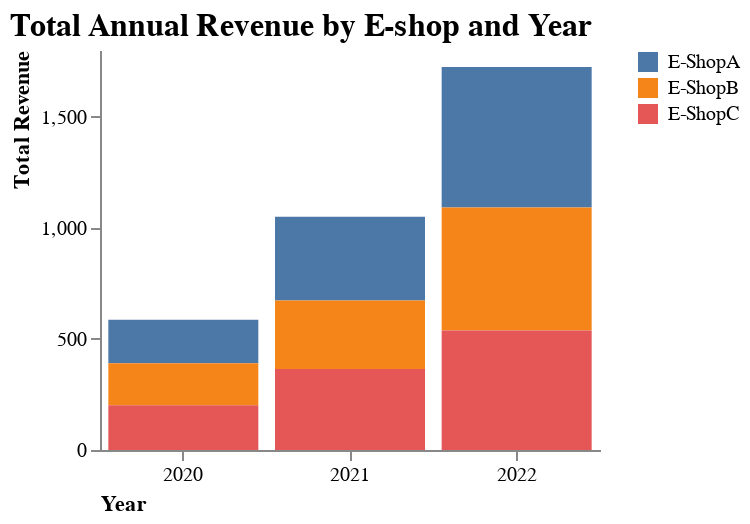

Here is the notebook cell this chart was saved with:
### Markdown cell above
## Task 3 

E-Shop Performance Over Time 

- Show the annual revenue per E-Shop by year
- Use the names `year` and `total_revenue`

### Code cell
chart = alt.Chart(df).mark_bar().encode(
    x=alt.X('year(date):O').axis(
                            title='Year', 
                            titleAnchor="start",
                            labelAngle=0,
                            grid=False
                            ),
    y=alt.Y('sum(annual_revenue):Q').axis(
                            title='Total Revenue', 
                            titleAnchor="end",
                            grid=False
                            ),
    color=alt.Color('eshop_name:N', title=None),
).properties(
    title='Total Annual Revenue by E-shop and Year',
    width= 250,
    height=200
).configure_title( 
    fontSize=16,
    font='Arial',
    anchor='start'
).configure_view(
    strokeWidth=0
)

chart

### Figure 1 — Vega-Lite specification as saved in the notebook (floating-point values rounded to 4 significant figures)
{"config": {"view": {"continuousWidth": 300, "continuousHeight": 300, "strokeWidth": 0}, "title": {"anchor": "start", "font": "Arial", "fontSize": 16}}, "data": {"name": "data-3a26c000e4862bfeb4ac3c81f7273b97"}, "mark": {"type": "bar"}, "encoding": {"color": {"field": "eshop_name", "title": null, "type": "nominal"}, "x": {"axis": {"title": "Year", "titleAnchor": "start", "labelAngle": 0, "grid": false}, "field": "date", "timeUnit": "year", "type": "ordinal"}, "y": {"aggregate": "sum", "axis": {"title": "Total Revenue", "titleAnchor": "end", "grid": false}, "field": "annual_revenue", "type": "quantitative"}}, "height": 200, "title": "Total Annual Revenue by E-shop and Year", "width": 250, "$schema": "https://vega.github.io/schema/vega-lite/v5.8.0.json", "datasets": {"data-3a26c000e4862bfeb4ac3c81f7273b97": [{"eshop_name": "E-ShopA", "date": "2020-01-31T00:00:00", "annual_revenue": 13.35, "time_on_site": 1.09, "average_rating": 4.17, "social_media_followers": 173.8, "average_response_time": 2.35}, {"eshop_name": "E-ShopA", "date": "2020-02-29T00:00:00", "annual_revenue": 10.74, "time_on_site": 0.56, "average_rating": 4.79, "social_media_followers": 52.69, "average_response_time": 2.58}, {"eshop_name": "E-ShopA", "date": "2020-03-31T00:00:00", "annual_revenue": 11.91, "time_on_site": 0.57, "average_rating": 2.92, "social_media_followers": 141.8, "average_response_time": 1.54}, {"eshop_name": "E-ShopA", "date": "2020-04-30T00:00:00", "annual_revenue": 16.38, "time_on_site": 2.44, "average_rating": 3.68, "social_media_followers": 190.6, "average_response_time": 1.92}, {"eshop_name": "E-ShopA", "date": "2020-05-31T00:00:00", "annual_revenue": 6.52, "time_on_site": 2.07, "average_rating": 2.67, "social_media_followers": 129.5, "average_response_time": 1.49}, {"eshop_name": "E-ShopA", "date": "2020-06-30T00:00:00", "annual_revenue": 15.8, "time_on_site": 3.79, "average_rating": 4.9, "social_media_followers": 209.1, "average_response_time": 2.51}, {"eshop_name": "E-ShopA", "date": "2020-07-31T00:00:00", "annual_revenue": 20.97, "time_on_site": 2.29, "average_rating": 4.54, "social_media_followers": 313.7, "average_response_time": 2.2}, {"eshop_name": "E-ShopA", "date": "2020-08-31T00:00:00", "annual_revenue": 9.4, "time_on_site": 1.67, "average_rating": 2.02, "social_media_followers": 139.7, "average_response_time": 0.93}, {"eshop_name": "E-ShopA", "date": "2020-09-30T00:00:00", "annual_revenue": 10.09, "time_on_site": 1.67, "average_rating": 1.99, "social_media_followers": 167.7, "average_response_time": 0.85}, {"eshop_name": "E-ShopA", "date": "2020-10-31T00:00:00", "annual_revenue": 25.98, "time_on_site": 5.17, "average_rating": 5.41, "social_media_followers": 487.3, "average_response_time": 2.48}, {"eshop_name": "E-ShopA", "date": "2020-11-30T00:00:00", "annual_revenue": 18.07, "time_on_site": 3.33, "average_rating": 2.81, "social_media_followers": 328.2, "average_response_time": 1.28}, {"eshop_name": "E-ShopA", "date": "2020-12-31T00:00:00", "annual_revenue": 36.81, "time_on_site": 5.99, "average_rating": 5.58, "social_media_followers": 548.2, "average_response_time": 2.75}, {"eshop_name": "E-ShopA", "date": "2021-01-31T00:00:00", "annual_revenue": 33.28, "time_on_site": 6.63, "average_rating": 5.18, "social_media_followers": 497.5, "average_response_time": 2.32}, {"eshop_name": "E-ShopA", "date": "2021-02-28T00:00:00", "annual_revenue": 14.35, "time_on_site": 2.24, "average_rating": 1.99, "social_media_followers": 225.2, "average_response_time": 0.88}, {"eshop_name": "E-ShopA", "date": "2021-03-31T00:00:00", "annual_revenue": 32.38, "time_on_site": 5.78, "average_rating": 4.55, "social_media_followers": 556.5, "average_response_time": 1.83}, {"eshop_name": "E-ShopA", "date": "2021-04-30T00:00:00", "annual_revenue": 34.06, "time_on_site": 7.61, "average_rating": 5.45, "social_media_followers": 767.8, "average_response_time": 2.01}, {"eshop_name": "E-ShopA", "date": "2021-05-31T00:00:00", "annual_revenue": 37.03, "time_on_site": 4.61, "average_rating": 5.05, "social_media_followers": 697.1, "average_response_time": 1.82}, {"eshop_name": "E-ShopA", "date": "2021-06-30T00:00:00", "annual_revenue": 22.18, "time_on_site": 4.22, "average_rating": 3.37, "social_media_followers": 463.6, "average_response_time": 1.2}, {"eshop_name": "E-ShopA", "date": "2021-07-31T00:00:00", "annual_revenue": 36.24, "time_on_site": 5.63, "average_rating": 4.45, "social_media_followers": 694.1, "average_response_time": 1.85}, {"eshop_name": "E-ShopA", "date": "2021-08-31T00:00:00", "annual_revenue": 20.09, "time_on_site": 3.34, "average_rating": 2.57, "social_media_followers": 336.8, "average_response_time": 0.88}, {"eshop_name": "E-ShopA", "date": "2021-09-30T00:00:00", "annual_revenue": 28.98, "time_on_site": 5.27, "average_rating": 3.62, "social_media_followers": 522.5, "average_response_time": 1.36}, {"eshop_name": "E-ShopA", "date": "2021-10-31T00:00:00", "annual_revenue": 41.89, "time_on_site": 10.34, "average_rating": 5.36, "social_media_followers": 778.1, "average_response_time": 1.72}, {"eshop_name": "E-ShopA", "date": "2021-11-30T00:00:00", "annual_revenue": 57.76, "time_on_site": 8.62, "average_rating": 5.89, "social_media_followers": 961.7, "average_response_time": 2.18}, {"eshop_name": "E-ShopA", "date": "2021-12-31T00:00:00", "annual_revenue": 18.83, "time_on_site": 4.14, "average_rating": 2.11, "social_media_followers": 327.2, "average_response_time": 0.73}, {"eshop_name": "E-ShopA", "date": "2022-01-31T00:00:00", "annual_revenue": 53.2, "time_on_site": 8.08, "average_rating": 5.97, "social_media_followers": 1102.0, "average_response_time": 1.91}, {"eshop_name": "E-ShopA", "date": "2022-02-28T00:00:00", "annual_revenue": 45.74, "time_on_site": 8.64, "average_rating": 5.02, "social_media_followers": 892.1, "average_response_time": 1.56}, {"eshop_name": "E-ShopA", "date": "2022-03-31T00:00:00", "annual_revenue": 48.44, "time_on_site": 9.21, "average_rating": 5.02, "social_media_followers": 815.0, "average_response_time": 1.4}, {"eshop_name": "E-ShopA", "date": "2022-04-30T00:00:00", "annual_revenue": 48.98, "time_on_site": 9.96, "average_rating": 4.88, "social_media_followers": 868.0, "average_response_time": 1.49}, {"eshop_name": "E-ShopA", "date": "2022-05-31T00:00:00", "annual_revenue": 45.62, "time_on_site": 9.4, "average_rating": 4.5, "social_media_followers": 881.6, "average_response_time": 1.22}, {"eshop_name": "E-ShopA", "date": "2022-06-30T00:00:00", "annual_revenue": 66.27, "time_on_site": 13.79, "average_rating": 6.65, "social_media_followers": 1324.0, "average_response_time": 1.56}, {"eshop_name": "E-ShopA", "date": "2022-07-31T00:00:00", "annual_revenue": 63.04, "time_on_site": 10.41, "average_rating": 5.37, "social_media_followers": 1207.0, "average_response_time": 1.26}, {"eshop_name": "E-ShopA", "date": "2022-08-31T00:00:00", "annual_revenue": 31.29, "time_on_site": 6.02, "average_rating": 3.16, "social_media_followers": 738.2, "average_response_time": 0.8}, {"eshop_name": "E-ShopA", "date": "2022-09-30T00:00:00", "annual_revenue": 66.11, "time_on_site": 14.81, "average_rating": 6.34, "social_media_followers": 1385.0, "average_response_time": 1.83}, {"eshop_name": "E-ShopA", "date": "2022-10-31T00:00:00", "annual_revenue": 27.25, "time_on_site": 5.59, "average_rating": 2.66, "social_media_followers": 541.1, "average_response_time": 0.65}, {"eshop_name": "E-ShopA", "date": "2022-11-30T00:00:00", "annual_revenue": 61.7, "time_on_site": 10.31, "average_rating": 5.32, "social_media_followers": 1056.0, "average_response_time": 1.24}, {"eshop_name": "E-ShopA", "date": "2022-12-31T00:00:00", "annual_revenue": 74.67, "time_on_site": 12.41, "average_rating": 6.25, "social_media_followers": 1417.0, "average_response_time": 1.44}, {"eshop_name": "E-ShopB", "date": "2020-01-31T00:00:00", "annual_revenue": 7.29, "time_on_site": 0.59, "average_rating": 2.28, "social_media_followers": 94.92, "average_response_time": 1.28}, {"eshop_name": "E-ShopB", "date": "2020-02-29T00:00:00", "annual_revenue": 10.38, "time_on_site": 0.54, "average_rating": 4.63, "social_media_followers": 50.92, "average_response_time": 2.5}, {"eshop_name": "E-ShopB", "date": "2020-03-31T00:00:00", "annual_revenue": 9.49, "time_on_site": 0.45, "average_rating": 2.33, "social_media_followers": 113.0, "average_response_time": 1.23}, {"eshop_name": "E-ShopB", "date": "2020-04-30T00:00:00", "annual_revenue": 10.21, "time_on_site": 1.52, "average_rating": 2.3, "social_media_followers": 118.8, "average_response_time": 1.19}, {"eshop_name": "E-ShopB", "date": "2020-05-31T00:00:00", "annual_revenue": 10.48, "time_on_site": 3.33, "average_rating": 4.29, "social_media_followers": 208.1, "average_response_time": 2.39}, {"eshop_name": "E-ShopB", "date": "2020-06-30T00:00:00", "annual_revenue": 12.52, "time_on_site": 3.0, "average_rating": 3.88, "social_media_followers": 165.6, "average_response_time": 1.99}, {"eshop_name": "E-ShopB", "date": "2020-07-31T00:00:00", "annual_revenue": 20.23, "time_on_site": 2.21, "average_rating": 4.38, "social_media_followers": 302.7, "average_response_time": 2.13}, {"eshop_name": "E-ShopB", "date": "2020-08-31T00:00:00", "annual_revenue": 20.03, "time_on_site": 3.56, "average_rating": 4.31, "social_media_followers": 297.9, "average_response_time": 1.99}, {"eshop_name": "E-ShopB", "date": "2020-09-30T00:00:00", "annual_revenue": 20.65, "time_on_site": 3.43, "average_rating": 4.08, "social_media_followers": 343.2, "average_response_time": 1.73}, {"eshop_name": "E-ShopB", "date": "2020-10-31T00:00:00", "annual_revenue": 23.25, "time_on_site": 4.63, "average_rating": 4.84, "social_media_followers": 435.9, "average_response_time": 2.22}, {"eshop_name": "E-ShopB", "date": "2020-11-30T00:00:00", "annual_revenue": 19.02, "time_on_site": 3.51, "average_rating": 2.96, "social_media_followers": 345.4, "average_response_time": 1.35}, {"eshop_name": "E-ShopB", "date": "2020-12-31T00:00:00", "annual_revenue": 25.65, "time_on_site": 4.17, "average_rating": 3.89, "social_media_followers": 382.1, "average_response_time": 1.92}, {"eshop_name": "E-ShopB", "date": "2021-01-31T00:00:00", "annual_revenue": 31.11, "time_on_site": 6.19, "average_rating": 4.85, "social_media_followers": 465.1, "average_response_time": 2.17}, {"eshop_name": "E-ShopB", "date": "2021-02-28T00:00:00", "annual_revenue": 29.82, "time_on_site": 4.66, "average_rating": 4.14, "social_media_followers": 468.1, "average_response_time": 1.82}, {"eshop_name": "E-ShopB", "date": "2021-03-31T00:00:00", "annual_revenue": 19.91, "time_on_site": 3.55, "average_rating": 2.8, "social_media_followers": 342.2, "average_response_time": 1.13}, {"eshop_name": "E-ShopB", "date": "2021-04-30T00:00:00", "annual_revenue": 34.53, "time_on_site": 7.72, "average_rating": 5.53, "social_media_followers": 778.4, "average_response_time": 2.04}, {"eshop_name": "E-ShopB", "date": "2021-05-31T00:00:00", "annual_revenue": 19.22, "time_on_site": 2.39, "average_rating": 2.62, "social_media_followers": 361.8, "average_response_time": 0.95}, {"eshop_name": "E-ShopB", "date": "2021-06-30T00:00:00", "annual_revenue": 18.94, "time_on_site": 3.6, "average_rating": 2.87, "social_media_followers": 395.9, "average_response_time": 1.03}, {"eshop_name": "E-ShopB", "date": "2021-07-31T00:00:00", "annual_revenue": 28.1, "time_on_site": 4.37, "average_rating": 3.45, "social_media_followers": 538.1, "average_response_time": 1.44}, {"eshop_name": "E-ShopB", "date": "2021-08-31T00:00:00", "annual_revenue": 27.93, "time_on_site": 4.65, "average_rating": 3.57, "social_media_followers": 468.3, "average_response_time": 1.22}, {"eshop_name": "E-ShopB", "date": "2021-09-30T00:00:00", "annual_revenue": 17.15, "time_on_site": 3.12, "average_rating": 2.14, "social_media_followers": 309.2, "average_response_time": 0.8}, {"eshop_name": "E-ShopB", "date": "2021-10-31T00:00:00", "annual_revenue": 38.4, "time_on_site": 9.48, "average_rating": 4.92, "social_media_followers": 713.2, "average_response_time": 1.57}, {"eshop_name": "E-ShopB", "date": "2021-11-30T00:00:00", "annual_revenue": 20.59, "time_on_site": 3.07, "average_rating": 2.1, "social_media_followers": 342.9, "average_response_time": 0.78}, {"eshop_name": "E-ShopB", "date": "2021-12-31T00:00:00", "annual_revenue": 23.07, "time_on_site": 5.08, "average_rating": 2.58, "social_media_followers": 401.1, "average_response_time": 0.89}, {"eshop_name": "E-ShopB", "date": "2022-01-31T00:00:00", "annual_revenue": 27.05, "time_on_site": 4.11, "average_rating": 3.03, "social_media_followers": 560.5, "average_response_time": 0.97}, {"eshop_name": "E-ShopB", "date": "2022-02-28T00:00:00", "annual_revenue": 34.88, "time_on_site": 6.59, "average_rating": 3.83, "social_media_followers": 680.3, "average_response_time": 1.19}, {"eshop_name": "E-ShopB", "date": "2022-03-31T00:00:00", "annual_revenue": 30.02, "time_on_site": 5.71, "average_rating": 3.11, "social_media_followers": 505.2, "average_response_time": 0.87}, {"eshop_name": "E-ShopB", "date": "2022-04-30T00:00:00", "annual_revenue": 49.08, "time_on_site": 9.98, "average_rating": 4.89, "social_media_followers": 870.0, "average_response_time": 1.49}, {"eshop_name": "E-ShopB", "date": "2022-05-31T00:00:00", "annual_revenue": 25.02, "time_on_site": 5.16, "average_rating": 2.47, "social_media_followers": 483.6, "average_response_time": 0.67}, {"eshop_name": "E-ShopB", "date": "2022-06-30T00:00:00", "annual_revenue": 58.14, "time_on_site": 12.1, "average_rating": 5.83, "social_media_followers": 1161.0, "average_response_time": 1.37}, {"eshop_name": "E-ShopB", "date": "2022-07-31T00:00:00", "annual_revenue": 47.16, "time_on_site": 7.78, "average_rating": 4.02, "social_media_followers": 903.2, "average_response_time": 0.94}, {"eshop_name": "E-ShopB", "date": "2022-08-31T00:00:00", "annual_revenue": 59.03, "time_on_site": 11.36, "average_rating": 5.95, "social_media_followers": 1392.0, "average_response_time": 1.51}, {"eshop_name": "E-ShopB", "date": "2022-09-30T00:00:00", "annual_revenue": 57.93, "time_on_site": 12.98, "average_rating": 5.56, "social_media_followers": 1214.0, "average_response_time": 1.6}, {"eshop_name": "E-ShopB", "date": "2022-10-31T00:00:00", "annual_revenue": 31.13, "time_on_site": 6.39, "average_rating": 3.04, "social_media_followers": 618.3, "average_response_time": 0.74}, {"eshop_name": "E-ShopB", "date": "2022-11-30T00:00:00", "annual_revenue": 70.84, "time_on_site": 11.83, "average_rating": 6.11, "social_media_followers": 1212.0, "average_response_time": 1.42}, {"eshop_name": "E-ShopB", "date": "2022-12-31T00:00:00", "annual_revenue": 63.77, "time_on_site": 10.59, "average_rating": 5.33, "social_media_followers": 1210.0, "average_response_time": 1.23}, {"eshop_name": "E-ShopC", "date": "2020-01-31T00:00:00", "annual_revenue": 7.8, "time_on_site": 0.64, "average_rating": 2.44, "social_media_followers": 101.5, "average_response_time": 1.37}, {"eshop_name": "E-ShopC", "date": "2020-02-29T00:00:00", "annual_revenue": 10.17, "time_on_site": 0.53, "average_rating": 4.54, "social_media_followers": 49.89, "average_response_time": 2.45}, {"eshop_name": "E-ShopC", "date": "2020-03-31T00:00:00", "annual_revenue": 21.13, "time_on_site": 1.0, "average_rating": 5.19, "social_media_followers": 251.6, "average_response_time": 2.73}, {"eshop_name": "E-ShopC", "date": "2020-04-30T00:00:00", "annual_revenue": 21.77, "time_on_site": 3.24, "average_rating": 4.9, "social_media_followers": 253.3, "average_response_time": 2.55}, {"eshop_name": "E-ShopC", "date": "2020-05-31T00:00:00", "annual_revenue": 8.46, "time_on_site": 2.69, "average_rating": 3.47, "social_media_followers": 168.0, "average_response_time": 1.93}, {"eshop_name": "E-ShopC", "date": "2020-06-30T00:00:00", "annual_revenue": 17.21, "time_on_site": 4.12, "average_rating": 5.33, "social_media_followers": 227.8, "average_response_time": 2.73}, {"eshop_name": "E-ShopC", "date": "2020-07-31T00:00:00", "annual_revenue": 24.99, "time_on_site": 2.73, "average_rating": 5.41, "social_media_followers": 373.9, "average_response_time": 2.63}, {"eshop_name": "E-ShopC", "date": "2020-08-31T00:00:00", "annual_revenue": 25.1, "time_on_site": 4.46, "average_rating": 5.4, "social_media_followers": 373.2, "average_response_time": 2.5}, {"eshop_name": "E-ShopC", "date": "2020-09-30T00:00:00", "annual_revenue": 20.67, "time_on_site": 3.43, "average_rating": 4.09, "social_media_followers": 343.6, "average_response_time": 1.74}, {"eshop_name": "E-ShopC", "date": "2020-10-31T00:00:00", "annual_revenue": 15.02, "time_on_site": 2.99, "average_rating": 3.13, "social_media_followers": 281.7, "average_response_time": 1.44}, {"eshop_name": "E-ShopC", "date": "2020-11-30T00:00:00", "annual_revenue": 12.32, "time_on_site": 2.27, "average_rating": 1.92, "social_media_followers": 223.8, "average_response_time": 0.87}, {"eshop_name": "E-ShopC", "date": "2020-12-31T00:00:00", "annual_revenue": 16.27, "time_on_site": 2.65, "average_rating": 2.47, "social_media_followers": 242.3, "average_response_time": 1.22}, {"eshop_name": "E-ShopC", "date": "2021-01-31T00:00:00", "annual_revenue": 24.35, "time_on_site": 4.85, "average_rating": 3.79, "social_media_followers": 364.0, "average_response_time": 1.7}, {"eshop_name": "E-ShopC", "date": "2021-02-28T00:00:00", "annual_revenue": 14.82, "time_on_site": 2.31, "average_rating": 2.06, "social_media_followers": 232.5, "average_response_time": 0.91}, {"eshop_name": "E-ShopC", "date": "2021-03-31T00:00:00", "annual_revenue": 18.86, "time_on_site": 3.37, "average_rating": 2.65, "social_media_followers": 324.2, "average_response_time": 1.07}, {"eshop_name": "E-ShopC", "date": "2021-04-30T00:00:00", "annual_revenue": 28.54, "time_on_site": 6.38, "average_rating": 4.57, "social_media_followers": 643.3, "average_response_time": 1.69}, {"eshop_name": "E-ShopC", "date": "2021-05-31T00:00:00", "annual_revenue": 27.21, "time_on_site": 3.39, "average_rating": 3.71, "social_media_followers": 512.2, "average_response_time": 1.34}, {"eshop_name": "E-ShopC", "date": "2021-06-30T00:00:00", "annual_revenue": 27.9, "time_on_site": 5.31, "average_rating": 4.24, "social_media_followers": 583.3, "average_response_time": 1.52}, {"eshop_name": "E-ShopC", "date": "2021-07-31T00:00:00", "annual_revenue": 23.72, "time_on_site": 3.69, "average_rating": 2.91, "social_media_followers": 454.3, "average_response_time": 1.21}, {"eshop_name": "E-ShopC", "date": "2021-08-31T00:00:00", "annual_revenue": 16.58, "time_on_site": 2.76, "average_rating": 2.12, "social_media_followers": 278.0, "average_response_time": 0.72}, {"eshop_name": "E-ShopC", "date": "2021-09-30T00:00:00", "annual_revenue": 47.0, "time_on_site": 8.54, "average_rating": 5.86, "social_media_followers": 847.2, "average_response_time": 2.2}, {"eshop_name": "E-ShopC", "date": "2021-10-31T00:00:00", "annual_revenue": 44.3, "time_on_site": 10.94, "average_rating": 5.67, "social_media_followers": 822.9, "average_response_time": 1.82}, {"eshop_name": "E-ShopC", "date": "2021-11-30T00:00:00", "annual_revenue": 49.79, "time_on_site": 7.43, "average_rating": 5.08, "social_media_followers": 829.0, "average_response_time": 1.88}, {"eshop_name": "E-ShopC", "date": "2021-12-31T00:00:00", "annual_revenue": 40.87, "time_on_site": 8.99, "average_rating": 4.58, "social_media_followers": 710.4, "average_response_time": 1.58}, {"eshop_name": "E-ShopC", "date": "2022-01-31T00:00:00", "annual_revenue": 53.32, "time_on_site": 8.1, "average_rating": 5.98, "social_media_followers": 1105.0, "average_response_time": 1.92}, {"eshop_name": "E-ShopC", "date": "2022-02-28T00:00:00", "annual_revenue": 29.99, "time_on_site": 5.67, "average_rating": 3.29, "social_media_followers": 584.8, "average_response_time": 1.02}, {"eshop_name": "E-ShopC", "date": "2022-03-31T00:00:00", "annual_revenue": 21.0, "time_on_site": 3.99, "average_rating": 2.18, "social_media_followers": 353.3, "average_response_time": 0.61}, {"eshop_name": "E-ShopC", "date": "2022-04-30T00:00:00", "annual_revenue": 56.89, "time_on_site": 11.57, "average_rating": 5.67, "social_media_followers": 1008.0, "average_response_time": 1.73}, {"eshop_name": "E-ShopC", "date": "2022-05-31T00:00:00", "annual_revenue": 44.04, "time_on_site": 9.08, "average_rating": 4.34, "social_media_followers": 851.2, "average_response_time": 1.18}, {"eshop_name": "E-ShopC", "date": "2022-06-30T00:00:00", "annual_revenue": 53.14, "time_on_site": 11.06, "average_rating": 5.33, "social_media_followers": 1061.0, "average_response_time": 1.25}, {"eshop_name": "E-ShopC", "date": "2022-07-31T00:00:00", "annual_revenue": 32.56, "time_on_site": 5.37, "average_rating": 2.78, "social_media_followers": 623.7, "average_response_time": 0.65}, {"eshop_name": "E-ShopC", "date": "2022-08-31T00:00:00", "annual_revenue": 64.83, "time_on_site": 12.48, "average_rating": 6.54, "social_media_followers": 1529.0, "average_response_time": 1.66}, {"eshop_name": "E-ShopC", "date": "2022-09-30T00:00:00", "annual_revenue": 31.7, "time_on_site": 7.1, "average_rating": 3.04, "social_media_followers": 664.3, "average_response_time": 0.88}, {"eshop_name": "E-ShopC", "date": "2022-10-31T00:00:00", "annual_revenue": 27.09, "time_on_site": 5.56, "average_rating": 2.65, "social_media_followers": 538.0, "average_response_time": 0.64}, {"eshop_name": "E-ShopC", "date": "2022-11-30T00:00:00", "annual_revenue": 56.59, "time_on_site": 9.45, "average_rating": 4.88, "social_media_followers": 968.4, "average_response_time": 1.13}, {"eshop_name": "E-ShopC", "date": "2022-12-31T00:00:00", "annual_revenue": 66.5, "time_on_site": 11.05, "average_rating": 5.56, "social_media_followers": 1262.0, "average_response_time": 1.28}]}}
